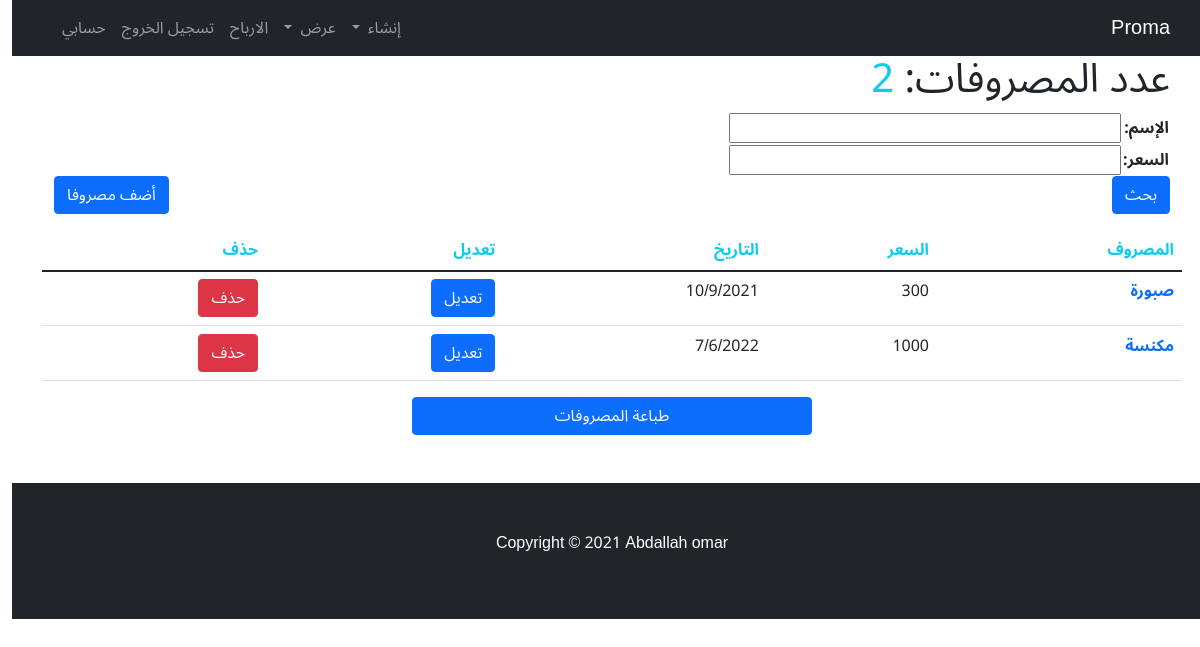
/masrofs/ (signed in), run on the app's committed database.
### home_app/models.py (models this page shows, shortened)
class masrof(models.Model):
    user = models.ForeignKey(User, verbose_name=("المستخدم"), on_delete=models.CASCADE)
    profile = models.ForeignKey(Profile, verbose_name=("المستخدم"), on_delete=models.CASCADE,null=True)
    name = models.CharField(max_length=50, verbose_name="المصروف")
    price = models.IntegerField(verbose_name="السعر")
    year = models.CharField(max_length=50,choices=academic_years,blank=True,null=True)
    date = models.DateTimeField(auto_now=True, verbose_name="التاريخ")
    add_date = models.DateField(auto_now=False, auto_now_add=False, verbose_name="التاريخ",null=True,blank=True)
    class Meta:
        verbose_name = ("masrof")
        verbose_name_plural = ("masrofs")
    def __str__(self):
        return self.name

### home_app/views.py (the view)
# urls.py: path('masrofs/', masrofs, name="masrofs"),
@login_required
def masrofs(request):
    masrofs = masrof.objects.filter(user=request.user).order_by('date')
    filter = masrofFilter(request.GET, queryset=masrofs)
    masrofs = filter.qs
    paginator = Paginator(masrofs,25)
    page_number = request.GET.get('page')
    page_pbj = paginator.get_page(page_number)
    return render(request, 'project/masrofs.html', context ={'masrofs':page_pbj,'filter':filter, 'count':masrofs.count()})

### home_app/templates/project/masrofs.html (shortened to what this page needs)
{% extends 'base.html' %}
{% block body %}
  <div class="container">
    <h1>عدد المصروفات: <span class="text-info">{{count}}</span></h1>
  </div>
  <div class="container">
    <div class="row">
      <form class="col-6">
        <table>{{filter.form.as_table}}</table>
            <button type="submit" class="btn btn-primary">بحث</button>
      </form>
      <div class="col-6 text-end align-self-end">
        <a href="{% url 'app:add_masrof' %}" class="btn btn-primary">أضف مصروفا</a>
      </div>
    </div>
  </div>
    <table class="table container mt-3">
        <thead>
          <tr class="text-info">
            <th scope="col">المصروف</th>
            <th scope="col">السعر</th>
            <th scope="col">التاريخ</th>
            <th scope="col" class="hid">تعديل</th>
            <th scope="col" class="hid">حذف</th>
          </tr>
        </thead>
        <tbody>
          <tr>
            {% for masrofs in masrofs %}
          <tr>
            <th scope="row"><a href="{% url 'app:masrof_detail' masrofs.id %}">{{masrofs}}</a></th>
            <td>{{masrofs.price}}</td>
            <td>{{masrofs.date|date:"j/n/Y"}}</td>
            <td><a href="{% url 'app:edit_masrof' masrofs.id %}" class="btn btn-primary">تعديل</a></td>
            <td><a href="{% url 'app:delete_masrof'  masrofs.id %}" class="btn btn-danger">حذف</a></td>
          </tr>
        {% endfor %}
        </tbody>
      </table>
    <div class="row">
      <div class="col text-center">
        <button onclick="window.print();" class="btn btn-primary col-4">طباعة المصروفات</button>
      </div>
    </div>
{% endblock body %}

### home_app/templates/base.html (style rules this page uses)
* { font-family: 'Noto Sans Arabic', sans-serif; }
a { text-decoration: none; }

### data on the page
masrof: name "صبورة", price "300", date "10/9/2021"
masrof: name "مكنسة", price "1000", date "7/6/2022"

### other printed values
{{ count }} "2"
